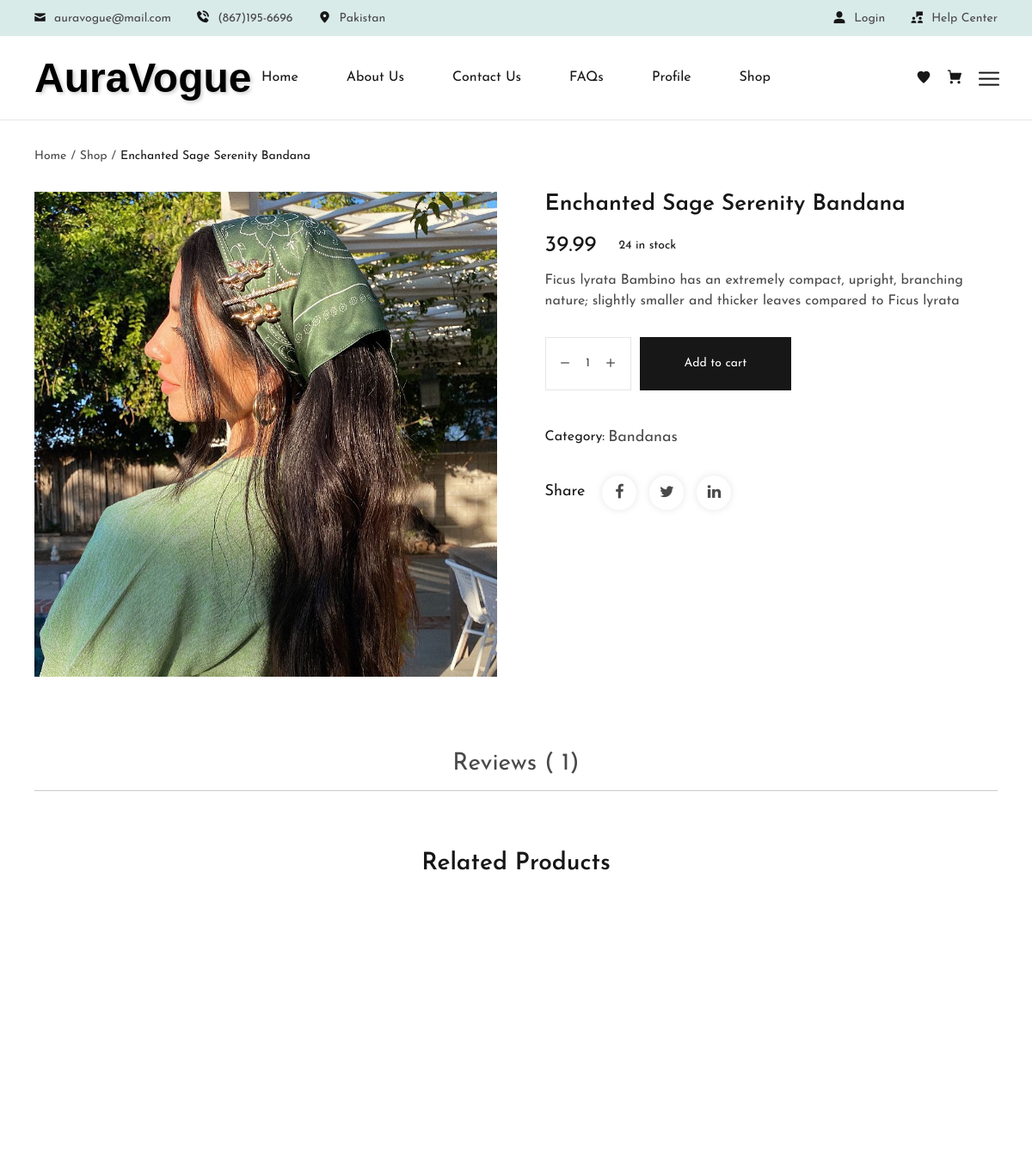
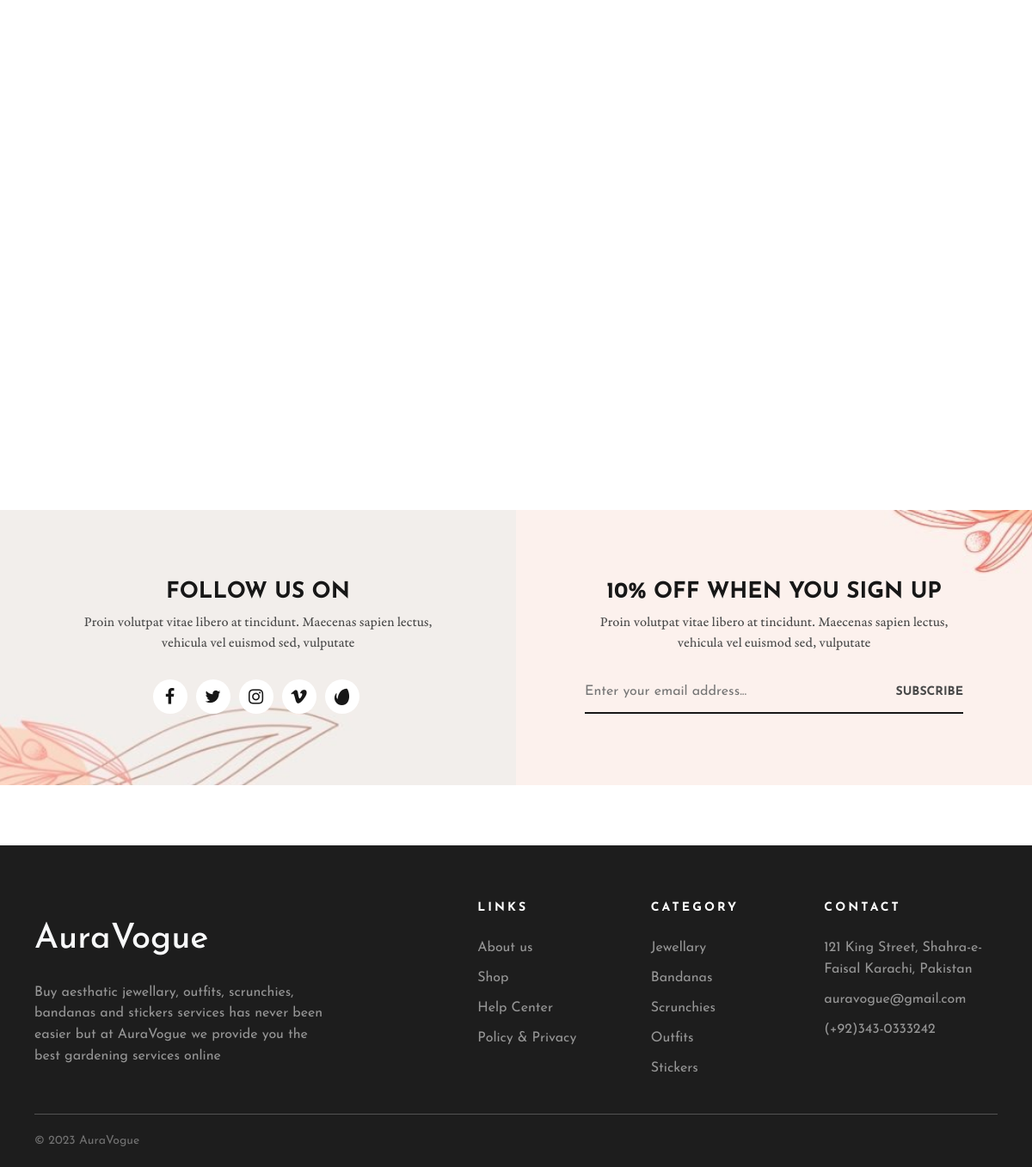
The app's page /website/product-single.php?id=1 with its own data (2 pictures, top to bottom).
### tables this page shows
CREATE TABLE `products` (
  `productID` int(11) NOT NULL,
  `productName` varchar(225) DEFAULT NULL,
  `productDescription` varchar(225) DEFAULT NULL,
  `productPrice` varchar(225) DEFAULT NULL,
  `productImage` varchar(225) DEFAULT NULL,
  `productStock` varchar(255) NOT NULL,
  `categoryID` int(11) DEFAULT NULL
);

CREATE TABLE `categories` (
  `categoryID` int(11) NOT NULL,
  `categoryName` varchar(225) DEFAULT NULL,
  `categoryImage` varchar(225) DEFAULT NULL
);

### website/product-single.php (the view, shortened to what this page needs)
<?php
include("./components/header.php");
?>
<main>
    <?php
    if (isset($_GET['id'])) {
        $getProductId = $_GET['id'];
        ?>
        <?php
        $query = $pdo->prepare("Select * from products where productID = :id");
        $query->bindParam("id", $getProductId);
        $query->execute();
        $singleProduct = $query->fetchAll(PDO::FETCH_ASSOC);
        foreach ($singleProduct as $title) {
            ?>
            <div class="single-breadcrumbs">
                <div class="container-fluid custom-container">
                    <ul class="single-breadcrumbs-list">
                        <li><a href="index.php">Home</a></li>
                        <li><a href="allProducts.php">Shop</a></li>
                        <li><span>
                                <?php echo $title['productName'] ?>
                            </span></li>
                    </ul>
                </div>
            </div>
            <?php
        }
        ?>
        <div class="product-single-section section-padding-2">
            <div class="container-fluid custom-container">
                <?php
                $query = $pdo->prepare("Select * from products where productID = :id");
                $query->bindParam("id", $getProductId);
                $query->execute();
                $singleProduct = $query->fetchAll(PDO::FETCH_ASSOC);
                foreach ($singleProduct as $singleItem) {
                    ?>
                    <div class="product-single-wrapper">
                        <div class="product-single-col-1">
                            <div class="product-single-image">
                                <div class="product-single-slide-item swiper-slide">
                                    <img src="./adminPanel/images/products/<?php echo $singleItem['productImage'] ?>"
                                        width="694" height="728" />
                                </div>
                            </div>
                        </div>
                        <div class="product-single-col-2">
                            <div class="product-single-content">
                                <h2 class="product-single-content__title">
                                    <?php echo $singleItem['productName'] ?>
                                </h2>
                                <div class="product-single-content__price-stock">
                                    <div class="product-single-content__price">
                                        <ins>
                                            <?php echo $singleItem['productPrice'] ?>
                                        </ins>
                                    </div>
                                    <div class="product-single-content__stock">
                                        <span class="stock-text">
                                            <?php echo $singleItem['productStock'] ?> in stock
                                        </span>
                                    </div>
                                </div>
                                <div class="product-single-content__short-description">
                                    <p>
                                        <?php echo $singleItem['productDescription'] ?>
                                    </p>
                                </div>
                                <form action="cart.php" method="post">
                                    <div class="product-single-content__add-to-cart-wrapper">
                                        <div class="product-single-content__quantity-add-to-cart">
                                            <div class="product-single-content__quantity product-quantity">
                                                <button type="button" class="decrease">
                                                    <i class="lastudioicon-i-delete-2"></i>
                                                </button>
                                                <input class="quantity-input" name="getQty" type="text" value="1" />
                                                <button type="button" class="increase">
                                                    <i class="lastudioicon-i-add-2"></i>
                                                </button>
                                            </div>
                                            <button name='addToCartBtn' class="product-single-content__add-to-cart btn">
                                                Add to cart
                                            </button>
                                        </div>
                                    </div>
                                </form>
                                <div class="product-single-content__meta">
                                    <div class="product-single-content__meta--item">
                                        <div class="label">Category:</div>
                                        <div class="content">
                                            <?php
                                            $getCategoryId = $singleItem['categoryID'];
                                            $query = $pdo->prepare("Select categoryName from categories where categoryID = :id");
                                            $query->bindParam("id", $getCategoryId);
                                            $query->execute();
                                            $getCategoryName = $query->fetchAll(PDO::FETCH_ASSOC);
                                            foreach ($getCategoryName as $singleCtgName) {
                                                ?>
                                                <a href="#">
                                                    <?php echo $singleCtgName['categoryName'] ?>
                                                </a>
                                            </div>
                                        </div>
                                    </div>
                                    <div class="product-single-content__social">
                                        <div class="label">Share</div>
                                        <ul class="socail-icon">
                                            <li>
                                                <a href="#" aria-label="facebook">
                                                    <i class="lastudioicon-b-facebook"></i>
                                                </a>
                                            </li>
                                            <li>
                                                <a href="#" aria-label="twitter">
                                                    <i class="lastudioicon-b-twitter"></i>
                                                </a>
                                            </li>
                                            <li>
                                                <a href="#" aria-label="linkedin">
                                                    <i class="lastudioicon-b-linkedin"></i>
                                                </a>
                                            </li>
                                        </ul>
                                    </div>
                                </div>
                            </div>
                        </div>
                    </div>
                </div>
                <div class="product-single-tabs-section section-padding-2">
                    <div class="container-fluid custom-container">
                        <div class="product-single-tabs">
                            <ul class="nav justify-content-center">
                                <?php
                                $productID = $_SESSION['productReviewID'];
                                $query = $pdo->prepare('SELECT COUNT(*) AS reviewCount FROM productreviews WHERE productID = :p_ID');
                                $query->bindParam(':p_ID', $productID, PDO::PARAM_INT);
                                $query->execute();
                                $result = $query->fetch(PDO::FETCH_ASSOC);
                                $reviewCount = $result['reviewCount'];
                                ?>
                                <li>
                                    <button data-bs-toggle="pill" data-bs-target="#reviews" type="button">
                                        Reviews (
                                        <?php echo $reviewCount; ?>)
                                    </button>
                                </li>
                            </ul>
                            <div class="tab-content">
                            </div>
                        </div>
                    </div>
                    <div class="related-product-section section-padding-2">
                        <div class="container-fluid custom-container">
                            <div class="related-title text-center">
                                <h2 class="related-title__title">Related Products</h2>
                            </div>
                            <div class="row">
                                <?php
                                $query = $pdo->prepare("Select * from products where categoryID = :id");
                                $query->bindParam("id", $getCategoryId);
                                $query->execute();
                                $relatedProducts = $query->fetchAll(PDO::FETCH_ASSOC);
                                foreach ($relatedProducts as $singleRelatedItem) {
                                    ?>
                                    <div class="col-md-3">
                                    </div>
                                    <?php
                                }
                                            }
                }
    }
    ?>
                </div>
            </div>
        </div>
        <div class="newsletter-section">
            <div class="newsletter-left" style="background-image: url(assets/images/newsletter-bg-1.jpg)">
                <div class="newsletter-wrapper text-center">
                    <h4 class="newsletter-wrapper__title">Follow us on</h4>
                    <p>
                        Proin volutpat vitae libero at tincidunt. Maecenas sapien
                        lectus, vehicula vel euismod sed, vulputate
                    </p>
                    <div class="newsletter-social">
                        <ul class="newsletter-social__list">
                            <li>
                                <a href="#" aria-label="facebook">
                                    <i class="lastudioicon-b-facebook"></i>
                                </a>
                            </li>
                            <li>
                                <a href="#" aria-label="twitter">
                                    <i class="lastudioicon-b-twitter"></i>
                                </a>
                            </li>
                            <li>
                                <a href="#" aria-label="instagram">
                                    <i class="lastudioicon-b-instagram"></i>
                                </a>
                            </li>
                            <li>
                                <a href="#" aria-label="vimeo">
                                    <i class="lastudioicon-b-vimeo"></i>
                                </a>
                            </li>
                            <li>
                                <a href="#" aria-label="envato">
                                    <i class="lastudioicon-envato"></i>
                                </a>
                            </li>
                        </ul>
                    </div>
                </div>
            </div>
            <div class="newsletter-right" style="background-image: url(assets/images/newsletter-bg-2.jpg)">
                <div class="newsletter-wrapper text-center">
                    <h4 class="newsletter-wrapper__title">10% off when you sign up</h4>
                    <p>
                        Proin volutpat vitae libero at tincidunt. Maecenas sapien
                        lectus, vehicula vel euismod sed, vulputate
                    </p>
                    <form action="#">
                        <div class="newsletter-form-style-1">
                            <input type="text" placeholder="Enter your email address..." />
                            <button>Subscribe</button>
                        </div>
                    </form>
                </div>
            </div>
        </div>
</main>
<?php
include("./components/footer.php");
?>

### records on screen
products: productName "Enchanted Sage Serenity Bandana", productImage (picture), productPrice "39.99", productStock "24", productDescription "Ficus lyrata Bambino has an extremely compact, upright, branching nature; slightly smaller and thicker leaves compared to Ficus lyrata"
categories: categoryName "Bandanas", reviewCount "1"
